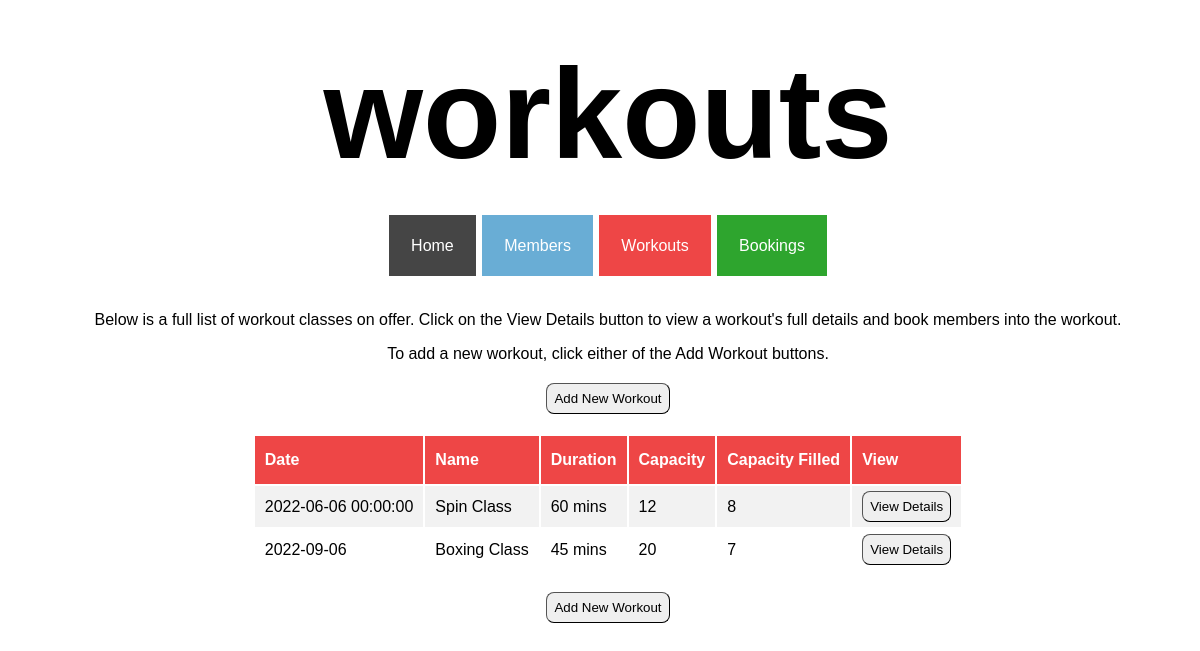
/workouts, run on an earlier commit of the app's database.
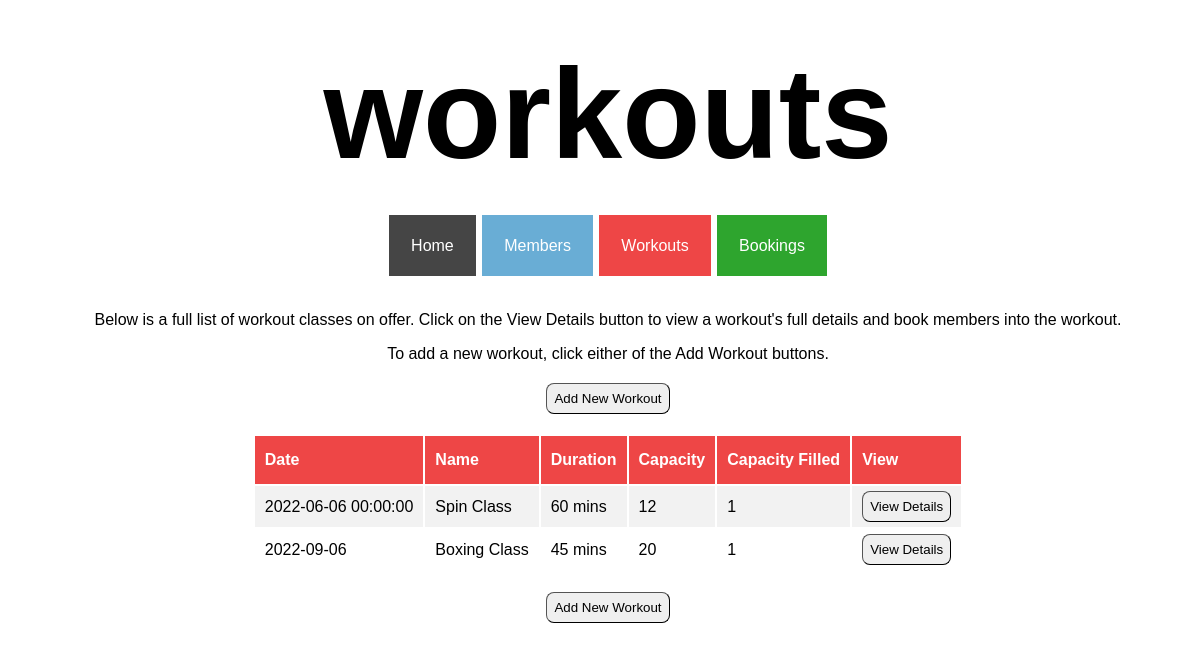
And on a later commit of the database.
### tables this page shows
CREATE TABLE workouts (
    id INTEGER PRIMARY KEY AUTOINCREMENT,
    name VARCHAR,
    date DATE,
    description TEXT,
    duration INTEGER,
    capacity INTEGER,
    capacity_filled INTEGER
);

### controllers/workout_controller.py (the view)
@workouts_blueprint.route("/workouts")
def workouts():
    route_name = "workouts"
    workouts = workout_repository.select_all()
    return render_template("workouts/index.html", route_name=route_name, workouts=workouts)

### db/run_sql.py (called while the page is built)
def get_db():
    path = os.path.dirname(os.path.abspath(__file__))
    db = os.path.join(path, "gym_db.db")
    conn = sqlite3.connect(db)
    conn.execute("PRAGMA foreign_keys = 1")
    conn.row_factory = sqlite3.Row
    return conn

def run_sql(sql, values = []):
    db = get_db()
    cursor = db.cursor()
    cursor.execute(sql, values)
    results = cursor.fetchall()
    db.commit()
    db.close()
    return results

### repositories/workout_repository.py (called while the page is built)
def sort_fuction(workout):
    return workout.date

def select_all():
    workouts = []
    sql = "SELECT * FROM workouts"
    results = run_sql(sql)
    for row in results:
        workout = Workout(row['name'], row['date'], row['description'], row['duration'], row['capacity'], row['capacity_filled'], row['id'])
        workouts.append(workout)
    workouts.sort(key=sort_fuction)
    return workouts

### templates/workouts/index.html
{% extends 'base.html'%}
{% block content %}
<div class="index_page_container">
    <p>Below is a full list of workout classes on offer. Click on the View Details button to view a workout's full details and book members into the workout.</p>
    <p>To add a new workout, click either of the Add Workout buttons.</p>
    <button class="index_page_button" id="index_page_top_button" id="index_page_button_workouts">
        <a class="index_page_link" href="/workouts/create">Add New Workout</a>
    </button>
    <table class="index_table">
        <tr class="index_table_headers" id="index_table_headers_workouts">
            <th>Date</th>
            <th>Name</th>
            <th>Duration</th>
            <th>Capacity</th>
            <th>Capacity Filled</th>
            <th>View</th>
        </tr>
        {% for workout in workouts %}
        <tr class="index_table_content">
            <td>{{workout.date}}</td>
            <td>{{workout.name}}</td>
            <td>{{workout.duration}} mins</td>
            <td>{{workout.capacity}}</td>
            <td>{{workout.capacity_filled}}</td>
            <td><button class="index_page_button"><a class="index_page_link" href="/workouts/{{workout.id}}">View Details</button></td>
        {% endfor %}
        </tr>
    </table>
        <button class="index_page_button" id="index_page_bottom_button">
            <a class="index_page_link" href="/workouts/create">Add New Workout</a>
        </button>
</div>
{% endblock %}

### templates/base.html (shortened to what this page needs)
<!DOCTYPE html>
<html lang="en">
<head>
    <link rel="stylesheet" href="{{ url_for('static', filename='style.css') }}">
    <link rel="stylesheet" href="{{ url_for('static', filename='index_pages.css') }}">
    <link rel="stylesheet" href="{{ url_for('static', filename='create_pages.css') }}">
    <link rel="stylesheet" href="{{ url_for('static', filename='show_pages.css') }}">
    <link rel="stylesheet" href="{{ url_for('static', filename='edit_pages.css') }}">
</head>
<body>
    <div class="base">
    <header>
        <h1 class="page_headers">{{route_name}}</h1>
    </header>
    <div class="nav_bar">
        <nav>
                <a class="nav_item" id="nav_home" href="/">Home</a>
                <a class="nav_item" id="nav_member" href="/members">Members</a>
                <a class="nav_item" id="nav_workout" href="/workouts">Workouts</a>
                <a class="nav_item" id="nav_booking" href="/bookings">Bookings</a>
        </nav>
    </div>
    </div>
    <div class="block_content">
        {% block content %}
        {% endblock%}
    </div>
</body>
</html>

### static/style.css (style rules this page uses)
body { font-family: Verdana, Geneva, Tahoma, sans-serif; height: 100%; width: 100%; }
.page_headers { font-size: 800%; text-align: center; margin-top: 40px; margin-bottom: 50px; }
.base { margin: 0 auto; text-align: center; }
.nav_bar { list-style-type: none; margin: 0; padding: 0; margin-bottom: 30px; }
.nav_item { display: inline; margin: 5px 1px; padding: 22px; text-align: center; text-decoration: none; color: white; }
#nav_home { background-color: #454545; }
#nav_member { background-color: #69add5; }
#nav_workout { background-color: #ee4646; }
#nav_booking { background-color: #2ea52e; }

### static/index_pages.css (style rules this page uses)
.index_page_container { display: flex; flex-direction: column; align-items: center; justify-content: center; margin: 40px auto; }
.index_page_container > p { margin-bottom: 0px; }
.index_table { width: auto; text-align: left; }
.index_table_headers { background-color: #69add5; color: white; }
#index_table_headers_workouts { background-color: #ee4646; }
.index_table_headers > th { padding: 15px 10px; }
.index_table_content > td { padding: 5px 10px; }
.index_table_content:nth-child(even) { background-color: #f2f2f2; }
.index_page_button { padding: 7px; border-radius: 8px; border-width: 1px; }
.index_page_link { color: #000000; text-decoration: none; }
#index_page_top_button { margin-top: 20px; margin-bottom: 20px; }
#index_page_bottom_button { margin-top: 20px; }

What changed in the data, as far as the page shows it:
changed workouts "Spin Class": capacity_filled "8" → "1"
changed workouts "Boxing Class": capacity_filled "7" → "1"
